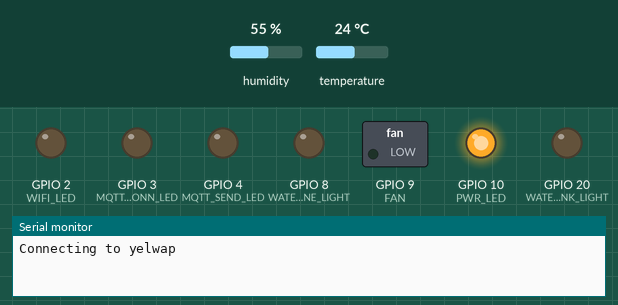
Bench run of a sketch on a simulated ESP32-S3. Shown: switched loads named in the sketch (green lamp = pin HIGH), output pins drawn as LEDs (lit = HIGH), the last lines printed to the serial monitor. The inputs (shaded band) are chosen by the test bench; at power-on: humidity 55 %, temperature 24 °C. WiFi joins after 1.5 s; servers stay silent unless stated; random numbers use the default seed unless the sketch sets one; no MQTT or app messages arrive unless stated.

Above: at 0.1 s.
At 1.6 s:
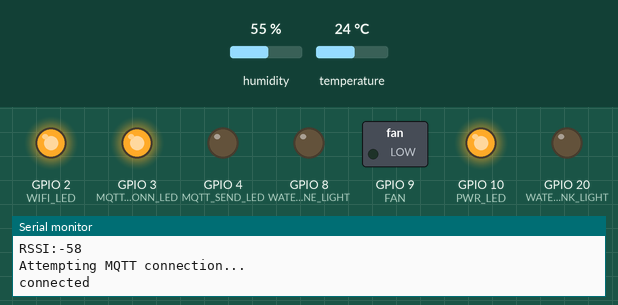
Timing chart, 0 to 3.1 s (numbered marks = the images above):
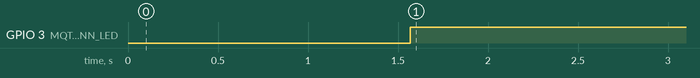

The sketch:

Pump_Heater.ino
```cpp
#include <SPI.h>
#include <WiFi.h>
#include <PubSubClient.h>
#include <ArduinoJson.h>
#include <DHT.h>

#define DHTTYPE DHT11   // DHT 11

//Pin numbers are based on GPIO pins
#define DHTPin 21     // Digital pin connected to the DHT sensor
#define WATER_TANK_LIGHT 20
#define WATER_LINE_LIGHT 8
#define FAN 9

//Status LEDs
#define PWR_LED 10
#define WIFI_LED 2
#define MQTT_CONN_LED 3
#define MQTT_SEND_LED 4

// Initialize DHT sensor.
// Note that older versions of this library took an optional third parameter to
// tweak the timings for faster processors.  This parameter is no longer needed
// as the current DHT reading algorithm adjusts itself to work on faster procs.
DHT dht(DHTPin, DHTTYPE);

const char* ssid     = "yelwap";
const char* password = "9a8b7c6d5e";

// MQTTT server connection variables
const char* mqttserver = "192.168.1.32";
const char* mqttUsername = "yelwap";
const char* mqttPassword = "Spotman^93";

//Set MQTTT topic parameter
char pubTopic[] = "arduino/enviro";

//Configure JSON read buffer
char buffer[256];
StaticJsonDocument<256> output;

//Create instance for WiFi client and initialize variables
WiFiClient espClient;
PubSubClient client(espClient);
long lastMsg = 0;
long fan_timer = 0;
char msg[50];
int value = 0;
int switchState = 0;
int goodDHTval = 0;
float f;
boolean light_toggle = 0;
boolean r1_status = 0;
boolean r2_status = 0;
boolean fan_status = 0;
//$$$$$$$$$$$$$$$$$$$$$$$$ END VARIABLE INITALIZATION $$$$$$$$$$$$$$$

//############################## BEGIN MAIN LOOPS ###################
void setup()
{
    pinMode(PWR_LED, OUTPUT);
    digitalWrite(PWR_LED, HIGH);
    pinMode(WIFI_LED, OUTPUT);
    pinMode(MQTT_CONN_LED, OUTPUT);
    pinMode(MQTT_SEND_LED, OUTPUT);

    //Serial.begin(115200);
    delay(10);
    pinMode(DHTPin, INPUT);
    pinMode(WATER_TANK_LIGHT, OUTPUT);
    digitalWrite(WATER_TANK_LIGHT, LOW);
    pinMode(WATER_LINE_LIGHT, OUTPUT);
    digitalWrite(WATER_LINE_LIGHT, LOW);
    pinMode(FAN, OUTPUT);
    digitalWrite(FAN, LOW);
    dht.begin();

    // We start by connecting to a WiFi network
    //Serial.println("--Setting up WiFi--");
    setup_wifi();

   //Serial.println("Connecting to MQTT Server");
   client.setServer(mqttserver, 1883);
}

void loop()
{
  if (!client.connected())
  {
    reconnect();
  }
  client.loop();

     // Wait a few seconds between measurements.
    //Serial.print("Beginning DHT read loop");
    delay(5000);

    // Reading temperature or humidity takes about 250 milliseconds!
    // Sensor readings may also be up to 2 seconds 'old' (its a very slow sensor)
    float h = dht.readHumidity();
    delay(2000);
    // Read temperature as Celsius (the default)
    float t = dht.readTemperature();
    delay(2000);
    // Read temperature as Fahrenheit (isFahrenheit = true)
    f = dht.readTemperature(true);
    // Compute heat index in Fahrenheit (the default)
    float hif = dht.computeHeatIndex(f, h);
    // Compute heat index in Celsius (isFahreheit = false)
    float hic = dht.computeHeatIndex(t, h, false);

    // Check if any reads failed and exit early (to try again).
    if (isnan(h) || isnan(f) || isnan(t)) {
      Serial.println(F("Failed to read from DHT sensor!"));
      return;
    } else
    {
      goodDHTval=1;
      Serial.print(F("Temperature: "));
      Serial.print(f);
      Serial.print(" degF");
      Serial.println();
      Serial.print(F("Humidity: "));
      Serial.print(h);
      Serial.print(" %");
      Serial.println();
      Serial.print(F("Heat Index: "));
      Serial.print(hif);
      Serial.println(" degF");
      Serial.println(("__________"));
    }

    long now_fan = millis();
    //Turn Heat Lamp 1 On
    if ((f <= 40) and (r1_status == 0))
    {
    digitalWrite(WATER_TANK_LIGHT, HIGH);
    r1_status = 1;
    Serial.print(F("Light1 status(TURN ON TEST): "));
    Serial.println(r1_status);
    }

    //Turn Heat Lamp 2 On
    if ((f <= 36) and (r2_status == 0))
    {
    digitalWrite(WATER_LINE_LIGHT, HIGH);
    r2_status = 1;
    Serial.println(F("Light2 status(TURN ON TEST): "));
    Serial.println(r2_status);
    fan_timer = now_fan;
    Serial.println(fan_timer);
    light_toggle = 1;
    }

   //Turn Heat Lamp 2 Off
    if ((f >= 36) and (r2_status == 1))
    {
    digitalWrite(WATER_LINE_LIGHT, LOW);
    r2_status = 0;
    Serial.print(F("Light2 status(TURN OFF TEST): "));
    Serial.println(r2_status);
    fan_timer = now_fan;
    Serial.println(fan_timer);
    light_toggle = 1;
    }

   //Turn Heat Lamp 1 Off
    if ((f >40) and (r1_status == 1))
    {
    digitalWrite(WATER_TANK_LIGHT, LOW);
    r1_status = 0;
    Serial.print(F("Light1 status(TURN OFF TEST): "));
    Serial.println(r1_status);
    }

    if (light_toggle == 1)
    {
      if (now_fan - fan_timer > 30000)
      {
        if (fan_status == true)
        {
          Serial.print(F("Fan status(TURN OFF TEST): "));
          fan_status = false;
          Serial.println(fan_status);
          digitalWrite(FAN, LOW);
          light_toggle = 0;
          }
        else
          {
          Serial.print(F("Fan status(TURN ON TEST): "));
          fan_status = true;
          Serial.println(fan_status);
          digitalWrite(FAN, HIGH);
          light_toggle = 0;
        }
      }
    }

     //Store DHT data into JSON read buffer
      output["temperature"] = f;
      output["humidity"] = h;
      output["heat_index"] = hif;
      output["relay1_status"] = r1_status;
      output["relay2_status"] = r2_status;
      output["fan_status"] = fan_status;
      size_t n = serializeJson(output, buffer);

      long now = millis();
      if (now - lastMsg > 300000)
      {
        digitalWrite(MQTT_SEND_LED, HIGH);
        lastMsg = now;
        //char payLoad[1];
        //itoa(f, payLoad, 10);
        //char temp_str=std::to_string(f);
        //payLoad=String(f).c_str();
        //client.publish(pubTopic, String(f).c_str());
        client.publish(pubTopic, buffer,n);
        delay(5000);
        digitalWrite(MQTT_SEND_LED, LOW);
      }
     Serial.println(("______________"));
     Serial.println();

  }
//############################## END MAIN LOOPS ###################

  //&&&&&&&&&&&&&&&&&&. FUNCTIONS &&&&&&&&&&&&&&&&&&&&

void setup_wifi()
  {Serial.println();
    Serial.println();
    Serial.print("Connecting to ");
    Serial.println(ssid);

    WiFi.begin(ssid, password);

    while (WiFi.status() != WL_CONNECTED) {
        digitalWrite(WIFI_LED,LOW);
        delay(500);
        Serial.print(".");
    }
    digitalWrite(WIFI_LED,HIGH);

    // print your board's IP address:
    Serial.println("");
    Serial.println("WiFi connected");
    Serial.println("IP address: ");
    Serial.println(WiFi.localIP());

    // print your MAC address:
    byte mac[6];
    WiFi.macAddress(mac);
    Serial.print("MAC: ");
    Serial.print(mac[5],HEX);
    Serial.print(":");
    Serial.print(mac[4],HEX);
    Serial.print(":");
    Serial.print(mac[3],HEX);
    Serial.print(":");
    Serial.print(mac[2],HEX);
    Serial.print(":");
    Serial.print(mac[1],HEX);
    Serial.print(":");
    Serial.println(mac[0],HEX);

    // print the received signal strength:
    long rssi = WiFi.RSSI();
    Serial.print("RSSI:");
    Serial.println(rssi);
  }

void reconnect()
{
  // Loop until we're reconnected
  while (!client.connected())
  {
    Serial.println("Attempting MQTT connection...");
    // Create a random client ID
    String clientId = "ESP8266Client-";
    clientId += String(random(0xffff), HEX);
    // Attempt to connect
    if (client.connect(clientId.c_str(), mqttUsername, mqttPassword))
    {
      Serial.println("connected");
      digitalWrite(MQTT_CONN_LED, HIGH);
    } else
    {
      digitalWrite(MQTT_CONN_LED, LOW);
      Serial.print("failed, rc=");
      Serial.print(client.state());
      Serial.println(" try again in 5 seconds");
      // Wait 5 seconds before retrying
      delay(5000);
    }
  }
}
```

Measured:
- by itself, GPIO 3 (MQTT_CONN_LED): LOW → HIGH at 1.6 s
